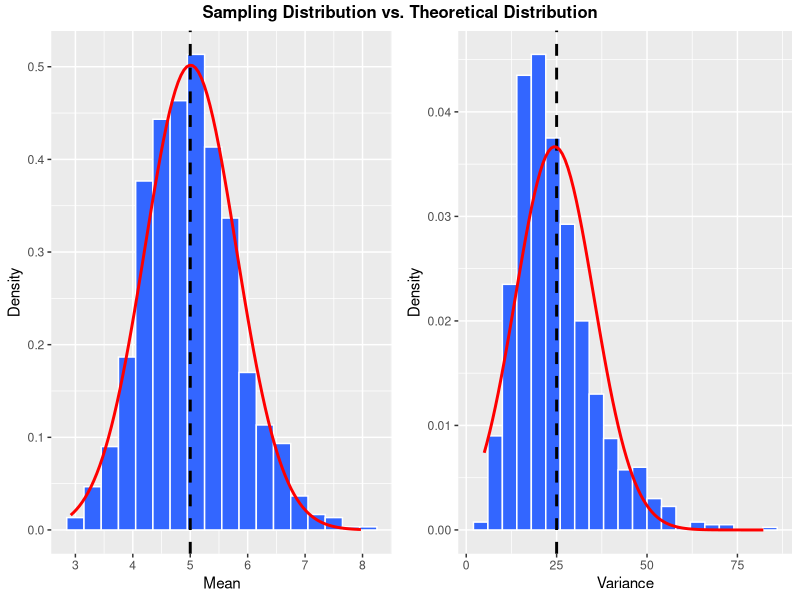
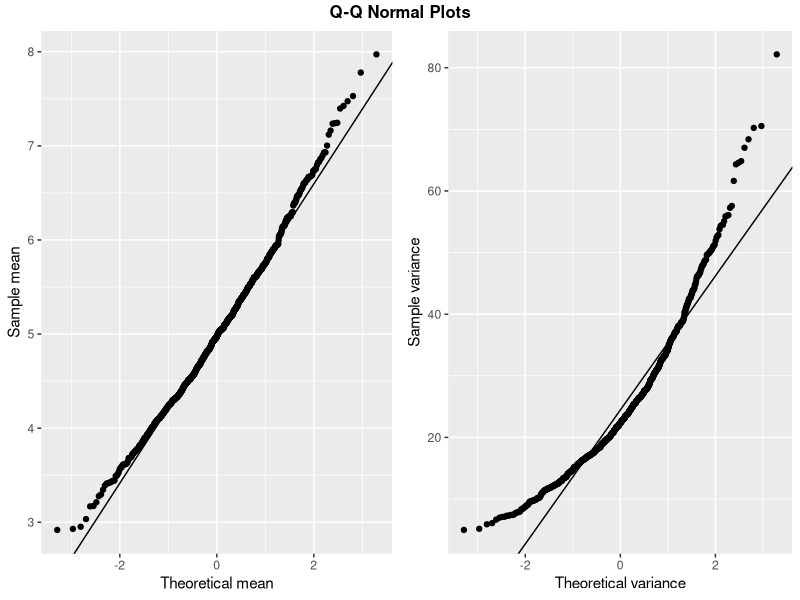

Source code (R) for these figures, in order:
## ---- chunk 1
knitr::opts_chunk$set(echo = TRUE)
## ---- chunk 2
#setup variables
n <- 40
lambda <- 0.2
nosim <- 1000
mu <- 1/lambda
sigma <- 1/lambda
var <- (sigma)^2 
#simulations
set.seed(1010093)
mns <- replicate(nosim, mean(rexp(n, lambda)))
vars <- replicate(nosim, var(rexp(n, lambda)))
## ---- chunk 3
sample_mn <- round(mean(mns), 2) #sample mean
sample_var<- round(mean(vars), 2) #sample variance
## ---- chunk 4
#load packages
library(ggplot2); library(grid); library(gridExtra)
#histograms
p1 <- ggplot(data.frame(mns), aes(x = mns)) +
        geom_histogram(binwidth = .3, colour = "white", 
                       fill = "#3366FF", aes(y = ..density..)) +
        geom_vline(xintercept = mu, aes(fill = "black"), 
                   linetype = "dashed", size = 1) +
        stat_function(fun = dnorm, colour = "red", size = 1, 
                      args = list(mean = mean(mns), sd = sd(mns))) +
        labs(x = "Mean", y = "Density")
p2 <- ggplot(data.frame(vars), aes(x = vars)) +
        geom_histogram(binwidth = 4, colour = "white", 
                       fill = "#3366FF", aes(y = ..density..)) +
        geom_vline(xintercept = var, aes(fill = "black"), 
                   linetype = "dashed", size = 1) +
        stat_function(fun = dnorm, colour = "red", size = 1, 
                      args = list(mean = mean(vars), sd = sd(vars))) +
        labs(x = "Variance", y = "Density")
#panel1
title1=textGrob("Sampling Distribution vs. Theoretical Distribution", 
               gp = gpar(fontsize = 12, fontface = "bold"))
grid.arrange(p1, p2, nrow = 1, ncol = 2, top = title1)
## ---- chunk 5
#qq plots
p3 <- ggplot(data.frame(mns), aes(sample = mns)) +
        stat_qq() +
        geom_abline(intercept = mean(mns), slope = sd(mns)) +
        labs(x = "Theoretical mean", y = "Sample mean")
p4 <- ggplot(data.frame(vars), aes(sample = vars)) +
        stat_qq() +
        geom_abline(intercept = mean(vars), slope = sd(vars)) +
        labs(x = "Theoretical variance", y = "Sample variance")
#panel2
title2=textGrob("Q-Q Normal Plots", 
                gp = gpar(fontsize = 12, fontface = "bold"))
grid.arrange(p3, p4, nrow = 1, ncol = 2, top = title2)
